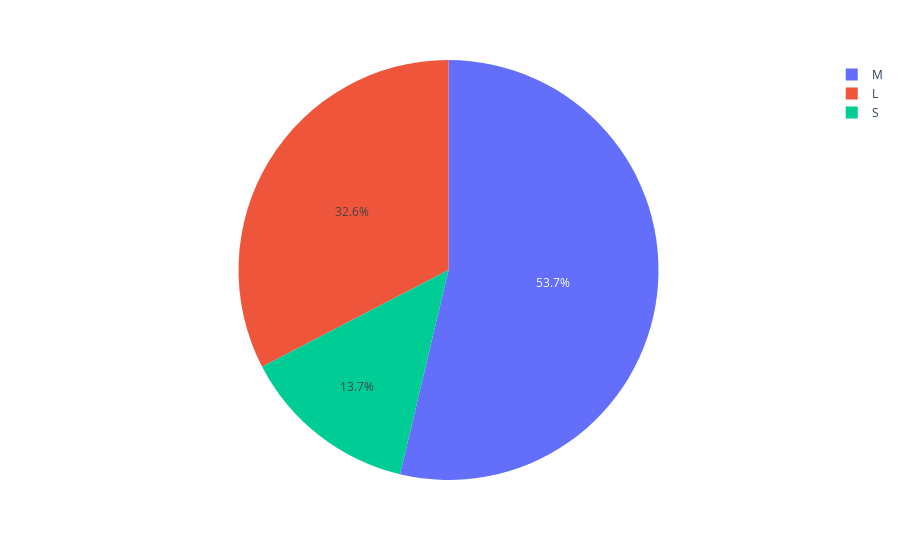

Notebook source saved alongside this figure:
### Code cell
# Firma büyüklüklerinin oranları
fig4 = px.pie(df1, values = df1['company_size'].value_counts().values, names = df1['company_size'].value_counts().index)
fig4.show()

### Figure 1 — Plotly figure (JSON) as saved in the notebook; plotly's stock layout.template omitted (floating-point values rounded to 4 significant figures)
{"data": [{"domain": {"x": [0, 1], "y": [0, 1]}, "hovertemplate": "label=%{label}<br>value=%{value}<extra></extra>", "labels": ["M", "L", "S"], "legendgroup": "", "name": "", "showlegend": true, "type": "pie", "values": [326, 198, 83]}], "layout": {"legend": {"tracegroupgap": 0}, "margin": {"t": 60}}}
